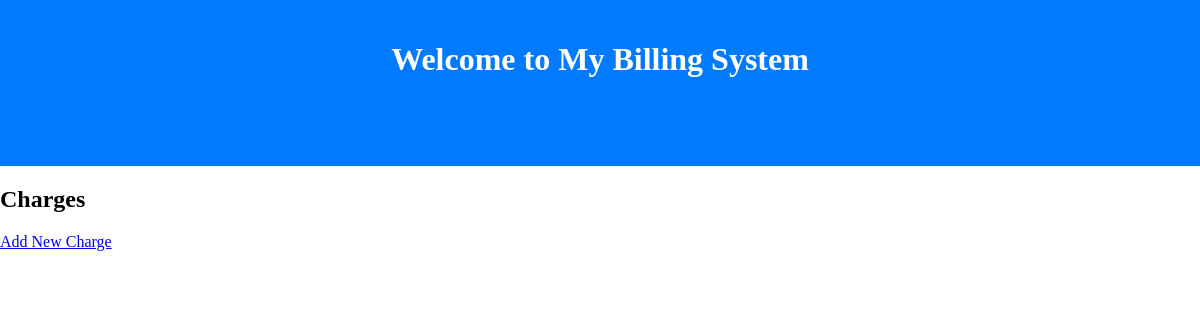
Before: /charges/ (signed in) with the older database file.
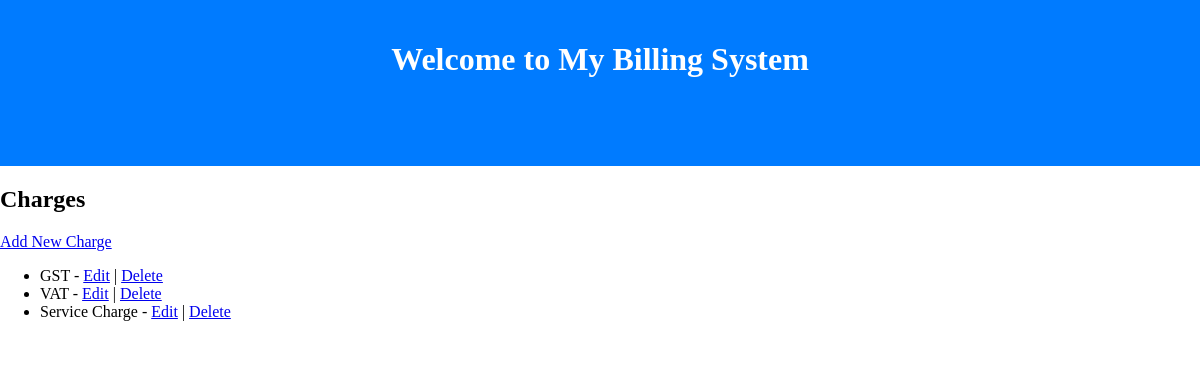
After: the same page with the newer database file.
### bills/models.py (models this page shows, shortened)
class Charges(models.Model):
    charge_title = models.CharField(max_length=255)
    charge_percentage = models.DecimalField(max_digits=5, decimal_places=2, default=0.0)
    charge_fixed_rate = models.DecimalField(max_digits=10, decimal_places=2, default=0.0)

### bills/views.py (the view)
# urls.py: path('charges/', views.charge_list, name='charge_list'),
@login_required
def charge_list(request):
    charges = Charges.objects.all()
    return render(request, 'charges/charge_list.html', {'charges': charges})

### templates/charges/charge_list.html
{% extends 'base.html' %}
{% block content %}
  <h2>Charges</h2>
  <a href="{% url 'charge_create' %}">Add New Charge</a>
  <ul>
    {% for charge in charges %}
      <li>
        {{ charge.charge_title }} -
        <a href="{% url 'charge_update' charge.pk %}">Edit</a> |
        <a href="{% url 'charge_delete' charge.pk %}">Delete</a>
      </li>
    {% endfor %}
  </ul>
{% endblock %}

Changed rows visible on the page:
added Charges: charge_title "GST"
added Charges: charge_title "VAT"
added Charges: charge_title "Service Charge"
